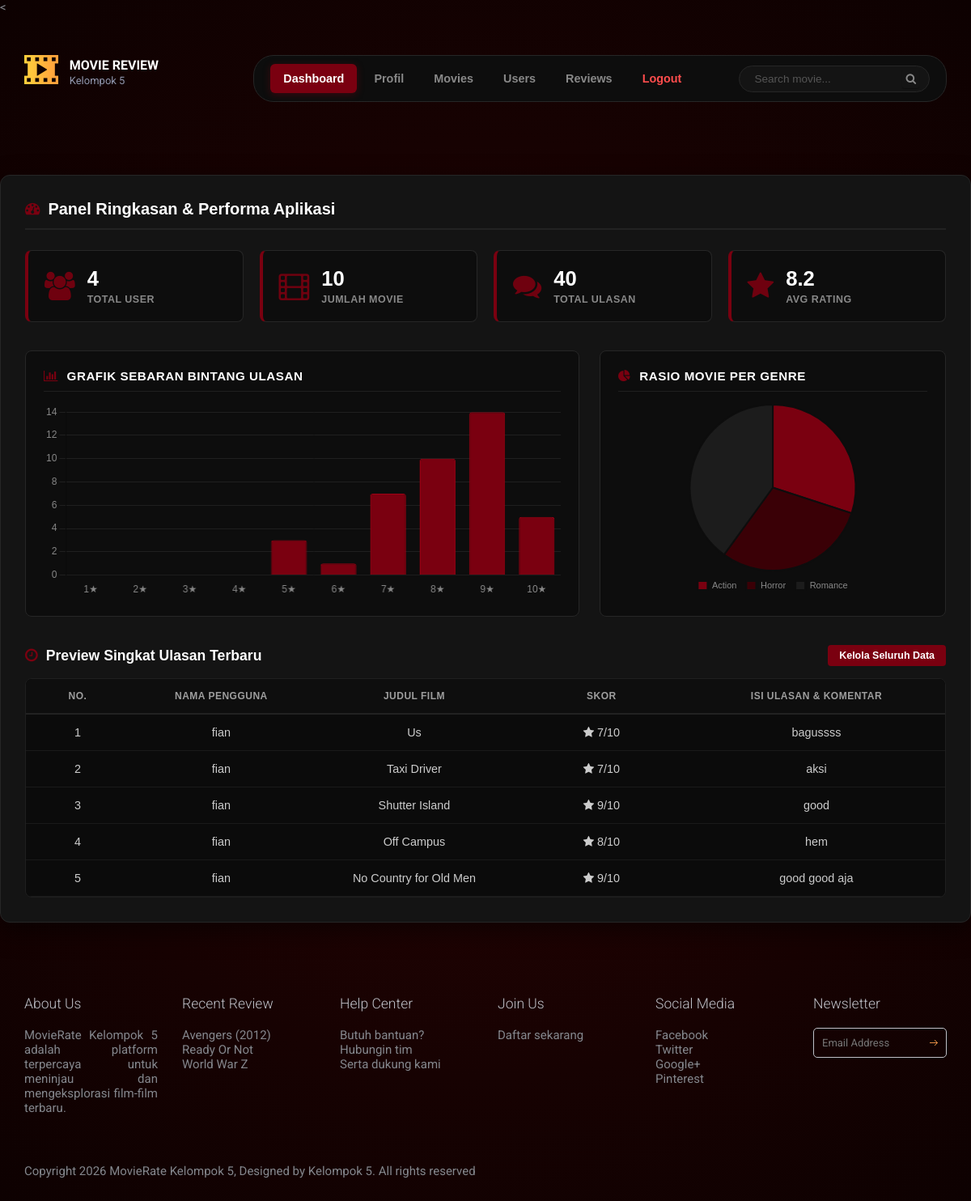
The page /index.php?halaman=dashboard (signed in) on the database its author committed.
### tables this page shows
CREATE TABLE `rating` (
  `id_rating` int(11) NOT NULL,
  `id_user` int(11) NOT NULL,
  `id` int(11) NOT NULL,
  `email` varchar(100) NOT NULL,
  `skor` int(11) NOT NULL CHECK (`skor` >= 1 and `skor` <= 10),
  `komentar` text DEFAULT NULL,
  `tanggal_dibuat` timestamp NOT NULL DEFAULT current_timestamp()
);

CREATE TABLE `user` (
  `id_user` int(11) NOT NULL,
  `user` varchar(100) NOT NULL,
  `nama` varchar(200) NOT NULL,
  `email` varchar(100) NOT NULL,
  `tgl_lahir` date DEFAULT NULL,
  `bio` text DEFAULT NULL,
  `foto_profil` varchar(255) NOT NULL DEFAULT 'default.png',
  `sandi` varchar(200) NOT NULL,
  `jenis_kelamin` enum('pria','wanita') NOT NULL,
  `id_role` int(11) DEFAULT 2,
  `status` enum('Y','N') DEFAULT 'N'
);

CREATE TABLE `movie` (
  `id` int(11) NOT NULL,
  `image` varchar(255) DEFAULT 'default_movie.jpg',
  `judul` varchar(255) NOT NULL,
  `rating_usia` varchar(10) NOT NULL,
  `rating_film` decimal(3,1) NOT NULL,
  `sutradara` varchar(150) NOT NULL,
  `aktor` text NOT NULL,
  `sinopsis` text NOT NULL,
  `id_film` int(11) NOT NULL
);

### content/dashboard_admin.php (the view, shortened to what this page needs)
<?php
$q_user = mysqli_query($con, "SELECT COUNT(*) AS total FROM user WHERE id_role = 2");
$d_user = mysqli_fetch_assoc($q_user);
$total_user = $d_user['total'] ?? 0;
$q_movie = mysqli_query($con, "SELECT COUNT(*) AS total FROM movie");
$d_movie = mysqli_fetch_assoc($q_movie);
$total_movie = $d_movie['total'] ?? 0;
$q_rating = mysqli_query($con, "SELECT COUNT(*) AS total FROM rating");
$d_rating = mysqli_fetch_assoc($q_rating);
$total_ulasan = $d_rating['total'] ?? 0;
$q_avg = mysqli_query($con, "SELECT AVG(skor) AS rata_rata FROM rating");
$d_avg = mysqli_fetch_assoc($q_avg);
$avg_rating = number_format(($d_avg['rata_rata'] ?? 0), 1);
$chart_review_data = [0, 0, 0, 0, 0, 0, 0, 0, 0, 0];
$q_chart_review = mysqli_query($con, "SELECT skor, COUNT(*) AS jumlah FROM rating GROUP BY skor ORDER BY skor ASC");
while ($row = mysqli_fetch_assoc($q_chart_review)) {
    $s = intval($row['skor']);
    if ($s >= 1 && $s <= 10) {
        $chart_review_data[$s - 1] = intval($row['jumlah']);
    }
}
$genre_labels = [];
$genre_counts = [];
$q_chart_genre = mysqli_query($con, "SELECT id_film, COUNT(*) AS jumlah FROM movie GROUP BY id_film");
$nama_genre_lookup = [
    1 => 'Action',
    2 => 'Horror',
    3 => 'Romance',
    4 => 'Drama',
    5 => 'Romance',
    6 => 'Sci-Fi'
];
while ($row = mysqli_fetch_assoc($q_chart_genre)) {
    $g_id = intval($row['id_film']);
    $genre_labels[] = $nama_genre_lookup[$g_id] ?? "Genre ID " . $g_id;
    $genre_counts[] = intval($row['jumlah']);
}
$q_table = mysqli_query($con, "SELECT r.*, u.nama AS nama_pemberi, m.judul AS judul_film
                               FROM rating r
                               INNER JOIN user u ON r.id_user = u.id_user
                               INNER JOIN movie m ON r.id = m.id
                               ORDER BY r.id_rating DESC LIMIT 5");
?>
<link rel="stylesheet" href="dist/css/manage_review.css?v=<?= time(); ?>">
<div class="tb-table-scope">
    <div class="tb-table-container">
        <h2 class="tb-table-title">
            <i class="fa fa-dashboard"></i> Panel Ringkasan & Performa Aplikasi
        </h2>
        <div class="tb-dashboard-grid-stats">
            <div class="tb-stat-box">
                <div class="tb-stat-icon-box"><i class="fa fa-users"></i></div>
                <div class="tb-stat-text-box">
                    <h3><?= number_format($total_user); ?></h3>
                    <p>Total User</p>
                </div>
            </div>
            <div class="tb-stat-box">
                <div class="tb-stat-icon-box"><i class="fa fa-film"></i></div>
                <div class="tb-stat-text-box">
                    <h3><?= number_format($total_movie); ?></h3>
                    <p>Jumlah Movie</p>
                </div>
            </div>
            <div class="tb-stat-box">
                <div class="tb-stat-icon-box"><i class="fa fa-comments"></i></div>
                <div class="tb-stat-text-box">
                    <h3><?= number_format($total_ulasan); ?></h3>
                    <p>Total Ulasan</p>
                </div>
            </div>
            <div class="tb-stat-box">
                <div class="tb-stat-icon-box"><i class="fa fa-star"></i></div>
                <div class="tb-stat-text-box">
                    <h3><?= $avg_rating; ?></h3>
                    <p>Avg Rating</p>
                </div>
            </div>
        </div>
        <div class="tb-dashboard-grid-charts">
            <div class="tb-chart-panel">
                <h4 class="tb-chart-panel-title"><i class="fa fa-bar-chart"></i> Grafik Sebaran Bintang Ulasan</h4>
                <div class="tb-canvas-holder">
                    <canvas id="barUlasanChart"></canvas>
                </div>
            </div>
            <div class="tb-chart-panel">
                <h4 class="tb-chart-panel-title"><i class="fa fa-pie-chart"></i> Rasio Movie per Genre</h4>
                <div class="tb-canvas-holder">
                    <canvas id="pieGenreChart"></canvas>
                </div>
            </div>
        </div>
        <div class="tb-header-inline">
            <h3 class="tb-table-title" style="margin-bottom: 0; font-size: 1.1rem; border-bottom: none; padding-bottom: 0;">
                <i class="fa fa-clock-o"></i> Preview Singkat Ulasan Terbaru
            </h3>
            <a href="index.php?halaman=manage_reviews" class="tb-btn-more">Kelola Seluruh Data</a>
        </div>
        <div class="tb-table-responsive-wrapper">
            <table class="tb-custom-table">
                <thead>
                    <tr style="text-align: center;">
                        <th class="col-no" style="width: 60px;">No.</th>
                        <th class="col-nama">Nama Pengguna</th>
                        <th class="col-film">Judul Film</th>
                        <th class="col-skor" style="width: 100px;">Skor</th>
                        <th class="col-ulasan">Isi Ulasan & Komentar</th>
                    </tr>
                </thead>
                <tbody>
                    <?php
                    $no = 1;
                    if (mysqli_num_rows($q_table) > 0):
                        while ($row = mysqli_fetch_assoc($q_table)):
                    ?>
                        <tr style="text-align: center;">
                            <td class="text-center"><?= $no++; ?></td>
                            <td class="fw-semibold text-white"><?= htmlspecialchars($row['nama_pemberi']); ?></td>
                            <td style="color: #ccccxx;"><?= htmlspecialchars($row['judul_film']); ?></td>
                            <td class="text-center text-warning"><i class="fa fa-star"></i> <?= htmlspecialchars($row['skor']); ?>/10</td>
                            <td class="text-muted text-truncate" style="max-width: 350px;">
                                <?= htmlspecialchars($row['komentar']); ?>
                            </td>
                        </tr>
                    <?php
                        endwhile;
                    else:
                    ?>
                        <tr>
                            <td colspan="5" class="text-center text-muted py-4">Belum ada aktivitas ulasan film terbaru saat ini.</td>
                        </tr>
                    <?php endif; ?>
                </tbody>
            </table>
        </div>
    </div>
</div>
<script>
    // Konfigurasi warna teks global Chart agar senada dengan warna abu teks web
    Chart.defaults.color = '#888888';
    Chart.defaults.font.family = 'sans-serif';
    // 1. Inisialisasi Grafik Batang (Jumlah Ulasan)
    const ctxBar = document.getElementById('barUlasanChart').getContext('2d');
    new Chart(ctxBar, {
        type: 'bar',
        data: {
            labels: ['1★', '2★', '3★', '4★', '5★', '6★', '7★', '8★', '9★', '10★'],
            datasets: [{
                label: 'Jumlah Kontribusi Ulasan',
                data: <?= json_encode($chart_review_data); ?>,
                backgroundColor: '#7a0010', // Midnight Maroon utama
                borderColor: '#a00015',
                borderWidth: 1,
                borderRadius: 3
            }]
        },
        options: {
            responsive: true,
            maintainAspectRatio: false,
            plugins: {
                legend: { display: false }
            },
            scales: {
                y: {
                    beginAtZero: true,
                    grid: { color: '#1f1f1f' }
                },
                x: {
                    grid: { display: false }
                }
            }
        }
    });
    // 2. Inisialisasi Grafik Lingkaran (Jumlah Movie per Genre)
    const ctxPie = document.getElementById('pieGenreChart').getContext('2d');
    new Chart(ctxPie, {
        type: 'pie',
        data: {
            labels: <?= json_encode($genre_labels); ?>,
            datasets: [{
                data: <?= json_encode($genre_counts); ?>,
                backgroundColor: ['#7a0010', '#3a0006', '#1c1c1c', '#a00015', '#444444', '#5c000b'],
                borderColor: '#0d0d0d',
                borderWidth: 2
            }]
        },
        options: {
            responsive: true,
            maintainAspectRatio: false,
            plugins: {
                legend: {
                    position: 'bottom',
                    labels: {
                        padding: 12,
                        boxWidth: 12,
                        font: { size: 11 }
                    }
                }
            }
        }
    });
</script>

### content/dashboard_admin.php (style rules this page uses)
.tb-dashboard-grid-stats { display: grid; grid-template-columns: repeat(auto-fit, minmax(220px, 1fr)); gap: 20px; margin-bottom: 35px; margin-top: 20px; }
.tb-stat-box { background-color: #0d0d0d; border: 1px solid #262626; border-left: 4px solid #7a0010; border-radius: 8px; padding: 20px; display: flex; align-items: center; gap: 15px; transition: transform 0.3s ease, border-color 0.3s ease; }
.tb-stat-icon-box { font-size: 2.2rem; color: #7a0010; opacity: 0.9; }
.tb-stat-text-box h3 { margin: 0; font-size: 1.6rem; font-weight: 700; color: #ffffff; }
.tb-stat-text-box p { margin: 4px 0 0 0; font-size: 0.78rem; color: #888888; text-transform: uppercase; letter-spacing: 0.5px; font-weight: 600; }
.tb-dashboard-grid-charts { display: grid; grid-template-columns: 1.6fr 1fr; gap: 25px; margin-bottom: 35px; }
.tb-chart-panel { background-color: #0d0d0d; border: 1px solid #262626; border-radius: 8px; padding: 22px; }
.tb-chart-panel-title { font-size: 0.95rem; font-weight: 700; color: #ffffff; margin-top: 0; margin-bottom: 15px; padding-bottom: 10px; border-bottom: 1px solid #1f1f1f; text-transform: uppercase; letter-spacing: 0.5px; }
.tb-chart-panel-title i { color: #7a0010; margin-right: 6px; }
.tb-canvas-holder { position: relative; height: 240px; width: 100%; }
.tb-header-inline { display: flex; justify-content: space-between; align-items: center; margin-bottom: 15px; flex-wrap: wrap; gap: 10px; }
.tb-btn-more { background-color: #7a0010; color: #ffffff !important; text-decoration: none; border-radius: 4px; padding: 6px 14px; font-size: 0.78rem; font-weight: 600; transition: background-color 0.2s; }

### rows shown on the page
rating: id_user.nama "fian", id.judul "Us", skor "7", komentar "bagussss"
rating: id_user.nama "fian", id.judul "Taxi Driver", skor "7", komentar "aksi"
rating: id_user.nama "fian", id.judul "Shutter Island", skor "9", komentar "good"
rating: id_user.nama "fian", id.judul "Off Campus", skor "8", komentar "hem"
rating: id_user.nama "fian", id.judul "No Country for Old Men", skor "9", komentar "good good aja"

### other values the page prints
$total_user "4"
$total_movie "10"
$total_ulasan "40"
$avg_rating "8.2"
chart data {{ json_encode($chart_review_data) }} [0,0,0,0,3,1,7,10,14,5]
chart data {{ json_encode($genre_labels) }} ["Action","Horror","Romance"]
